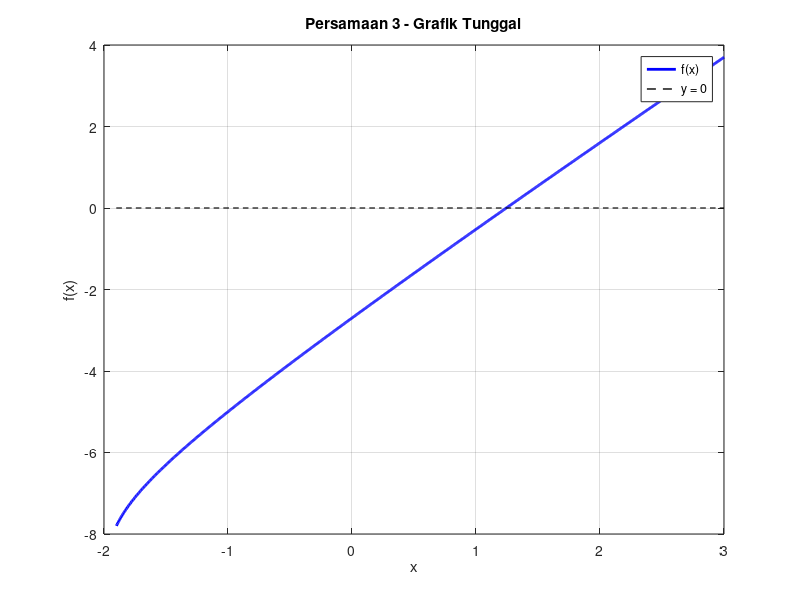
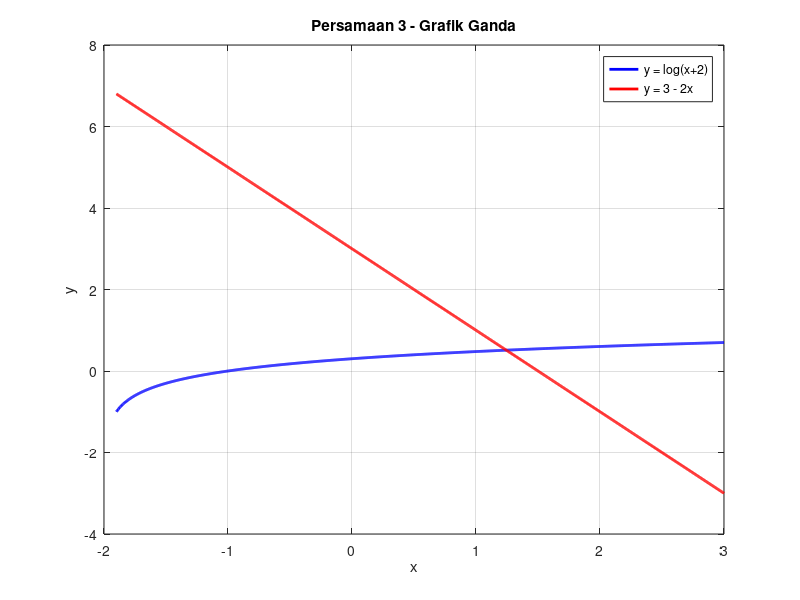

Write the MATLAB code that produced these figures, in order.

clc; clear all; close all;



f  = @(x) log10(x+2) + 2*x - 3;
g1 = @(x) log10(x+2);
g2 = @(x) 3 - 2*x;

% Rentang sumbu x
xmin = -1.9;
xmax = 3;

% Judul dan keterangan
judul = 'Persamaan 3';
ket1  = 'y = log(x+2)';
ket2  = 'y = 3 - 2x';
% =====================================================================

x = linspace(xmin, xmax, 1000);

% ---------------------- GRAFIK TUNGGAL ----------------------
figure(1);
plot(x, f(x), 'b-', 'LineWidth', 2); hold on;
plot(x, zeros(size(x)), 'k--', 'LineWidth', 1);
grid on;
xlabel('x'); ylabel('f(x)');
title([judul ' - Grafik Tunggal']);
legend('f(x)', 'y = 0', 'Location', 'best');

% ---------------------- GRAFIK GANDA ------------------------
figure(2);
plot(x, g1(x), 'b-', 'LineWidth', 2); hold on;
plot(x, g2(x), 'r-', 'LineWidth', 2);
grid on;
xlabel('x'); ylabel('y');
title([judul ' - Grafik Ganda']);
legend(ket1, ket2, 'Location', 'best');
